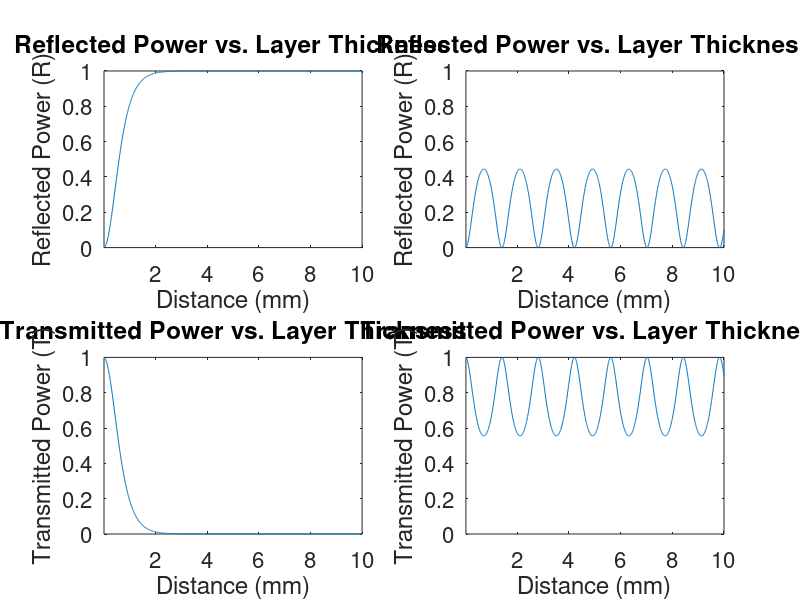
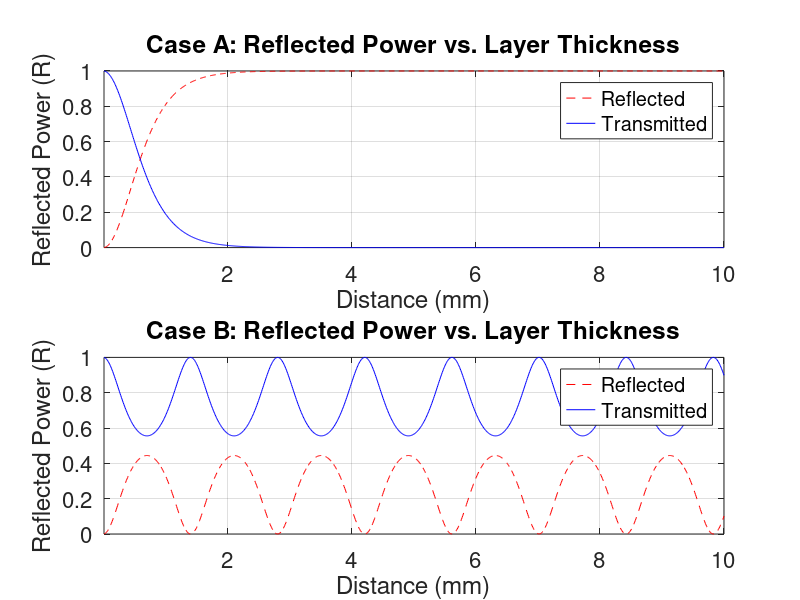
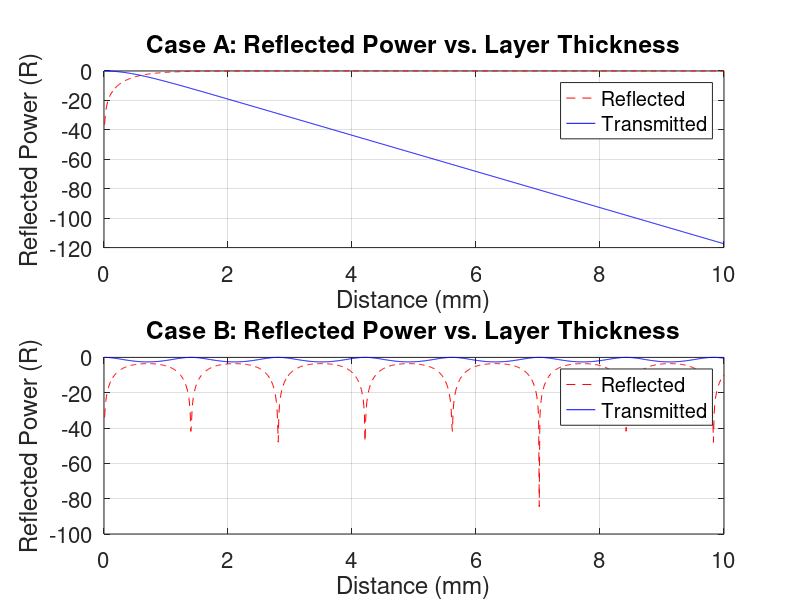

Reproduce these figures in MATLAB, in order.
% John Hodge
% ECE 5105 Final Exam Problem 1
% 12/12/15
% TE Three layer film

clear all; clc; close all;

for z = 1:2
    
    d_1 = 0.01;
    d_step = 0.01;
    d_fin = 10;
    
    d_len = length(d_1:d_step:d_fin);
    
    R_arr = zeros(1, d_len);
    T_arr = zeros(1, d_len);
    
    x = 0;
    for d = d_1:d_step:d_fin; % distance in mm
        x = x + 1;
        d = 10^-3*d;
        
        theta_i = 60;
        eps_0 = 8.854*10^-12;
        mu_0 = 4*pi*10^-7;
        
        w = 3*10^11;
        
        eps_1 = 4.*eps_0;
        eps_3 = 4.*eps_0;
        
        eps_2A = 1.0*eps_0;
        eps_2B = 8.0.*eps_0;
        eps_2X = [eps_2A, eps_2B];
        
        eps_2 = eps_2X(z);
        
        k = w.*sqrt(eps_1.*mu_0);
        k_1x = (k)./sqrt(1+tand(theta_i).^2);
        
        beta = tand(theta_i).*k_1x;
        
        k_2x = sqrt(w.^2.*eps_2.*mu_0 - beta.^2);
        k_3x = sqrt(w.^2.*eps_3.*mu_0 - beta.^2);
        
        D_1_TE = [[1,1];[k_1x/mu_0, -k_1x/mu_0]];
        D_2_TE = [[1,1];[k_2x/mu_0, -k_2x/mu_0]];
        D_3_TE = [[1,1];[k_3x/mu_0, -k_3x/mu_0]];
        
        D_2_TE_inv = inv(D_2_TE);
        D_3_TE_inv = inv(D_3_TE);
        
        P_2_TE = [[exp(-1i.*k_2x.*d), 0]; [0, exp(+1i.*k_2x.*d)]];
        
        T_TE = [D_3_TE_inv*D_2_TE*P_2_TE]*[D_2_TE_inv*D_1_TE];
        T_TE_inv = inv(T_TE);
        T_TE_inv_11 = T_TE_inv(1,1);
        T_TE_inv_21 = T_TE_inv(2,1);
        
        
        R = abs(T_TE_inv_21/T_TE_inv_11).^2;
        R_arr(1,x) = R;
        
        T = (mu_0*k_3x)./(mu_0*k_1x).*1./abs(T_TE_inv_11).^2;
        T_arr(1,x) = T;
        
        
    end
    
    
    d_plot = d_1:d_step:d_fin;
    
    if (z == 1)
        a = 1;
        b = 3;
    elseif (z == 2)
        a = 2;
        b = 4;
    end
    
    figure(100);
    subplot(2,2,a)
    plot(d_plot, R_arr)
    axis([d_1 d_fin 0 1])
    title('Reflected Power vs. Layer Thickness', 'Fontsize', 16)
    xlabel('Distance (mm)', 'Fontsize', 16)
    ylabel('Reflected Power (R)', 'Fontsize', 16)
    set(gca, 'FontSize', 16)
    
    subplot(2,2,b)
    plot(d_plot, T_arr)
    axis([d_1 d_fin 0 1])
    title('Transmitted Power vs. Layer Thickness', 'Fontsize', 16)
    xlabel('Distance (mm)', 'Fontsize', 16)
    ylabel('Transmitted Power (T)', 'Fontsize', 16)
    set(gca, 'FontSize', 16)
    
    figure(200)
    subplot(2,1,a)
    plot(d_plot, R_arr, 'r--', d_plot, T_arr, 'b-')
    axis([d_1 d_fin 0 1])
    if (z == 1)
        title('Case A: Reflected Power vs. Layer Thickness', 'Fontsize', 16)
    elseif (z == 2)
        title('Case B: Reflected Power vs. Layer Thickness', 'Fontsize', 16)
    end
    xlabel('Distance (mm)', 'Fontsize', 16)
    ylabel('Reflected Power (R)', 'Fontsize', 16)
    set(gca, 'FontSize', 16)
    legend('Reflected', 'Transmitted')
    grid on;
    
    figure(300)
    subplot(2,1,a)
    plot(d_plot, 10*log10(R_arr), 'r--', d_plot, 10*log10(T_arr), 'b-')
    %axis([d_1 d_fin 0 1])
    if (z == 1)
        title('Case A: Reflected Power vs. Layer Thickness', 'Fontsize', 16)
    elseif (z == 2)
        title('Case B: Reflected Power vs. Layer Thickness', 'Fontsize', 16)
    end
    xlabel('Distance (mm)', 'Fontsize', 16)
    ylabel('Reflected Power (R)', 'Fontsize', 16)
    set(gca, 'FontSize', 16)
    legend('Reflected', 'Transmitted')
    grid on;
    
end